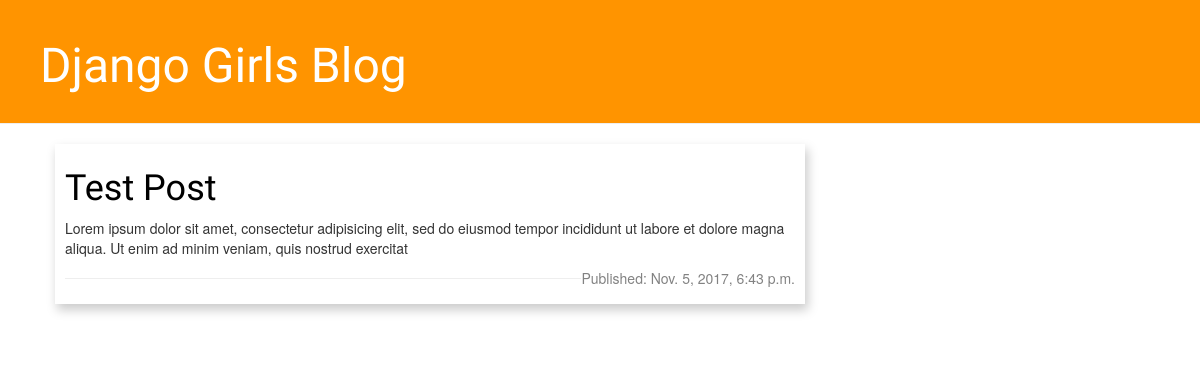
The app's page /, older data.
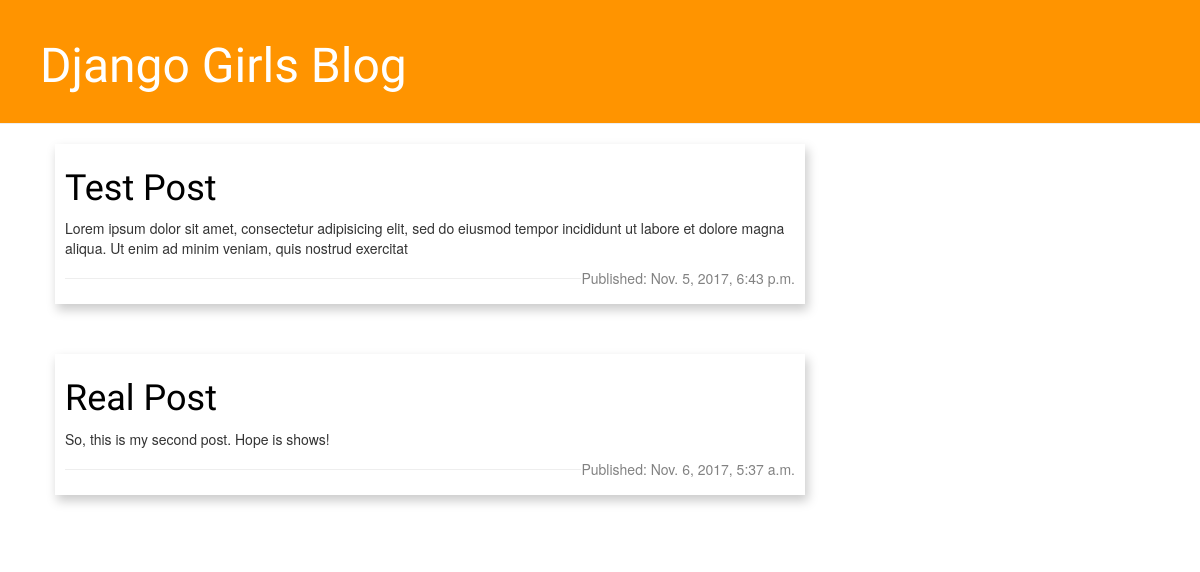
The same page, newer data.
### blog/models.py (models this page shows, shortened)
class Post(models.Model):
    title = models.CharField(max_length=50)
    text = models.TextField(max_length=200)
    author = models.ForeignKey('auth.User')
    created_date = models.DateTimeField(default=timezone.now)
    published_date = models.DateTimeField(blank=True, null=True)

### blog/views.py (the view)
# urls.py: url(r'^$', views.post_list, name='post_list'),
def	post_list(request):
    posts = Post.objects.filter(published_date__lte=timezone.now()).order_by('published_date')
    return render(request, 'blog/post_list.html', {'posts': posts})

### blog/templates/blog/post_list.html (shortened to what this page needs)
{% load staticfiles %}
<!DOCTYPE html>
<html>
  <head>
    <link	rel="stylesheet"	href="//maxcdn.bootstrapcdn.com/bootstrap/3.2.0/css/bootstrap.min.css">
    <link	rel="stylesheet"	href="//maxcdn.bootstrapcdn.com/bootstrap/3.2.0/css/bootstrap-theme.min.css">
    <link rel="stylesheet" href="{%	static 'css/blog.css' %}">
  </head>
  <body>
    <div class="page-header">
      <h1>
        <a href="/">Django	Girls	Blog</a>
      </h1>
    </div>
    <div class="content	container">
      <div class="row">
        <div class="col-md-8">
          {% for post in posts %}
          <div class="post">
              <h1><a	href="">{{	post.title	}}</a></h1>
              <p>{{ post.text|linebreaksbr }}</p>
              <div class="date">
                <p>Published: {{ post.published_date }}</p>
              </div>
              <hr>
          </div>{% endfor %}</div>
      </div>
    </div>
  </body>
</html>

Row changes from the older to the newer data that the page shows:
added Post: title "Real Post", text "So, this is my second post. Hope is shows!", published_date "Nov. 6, 2017, 5:37 a.m."
